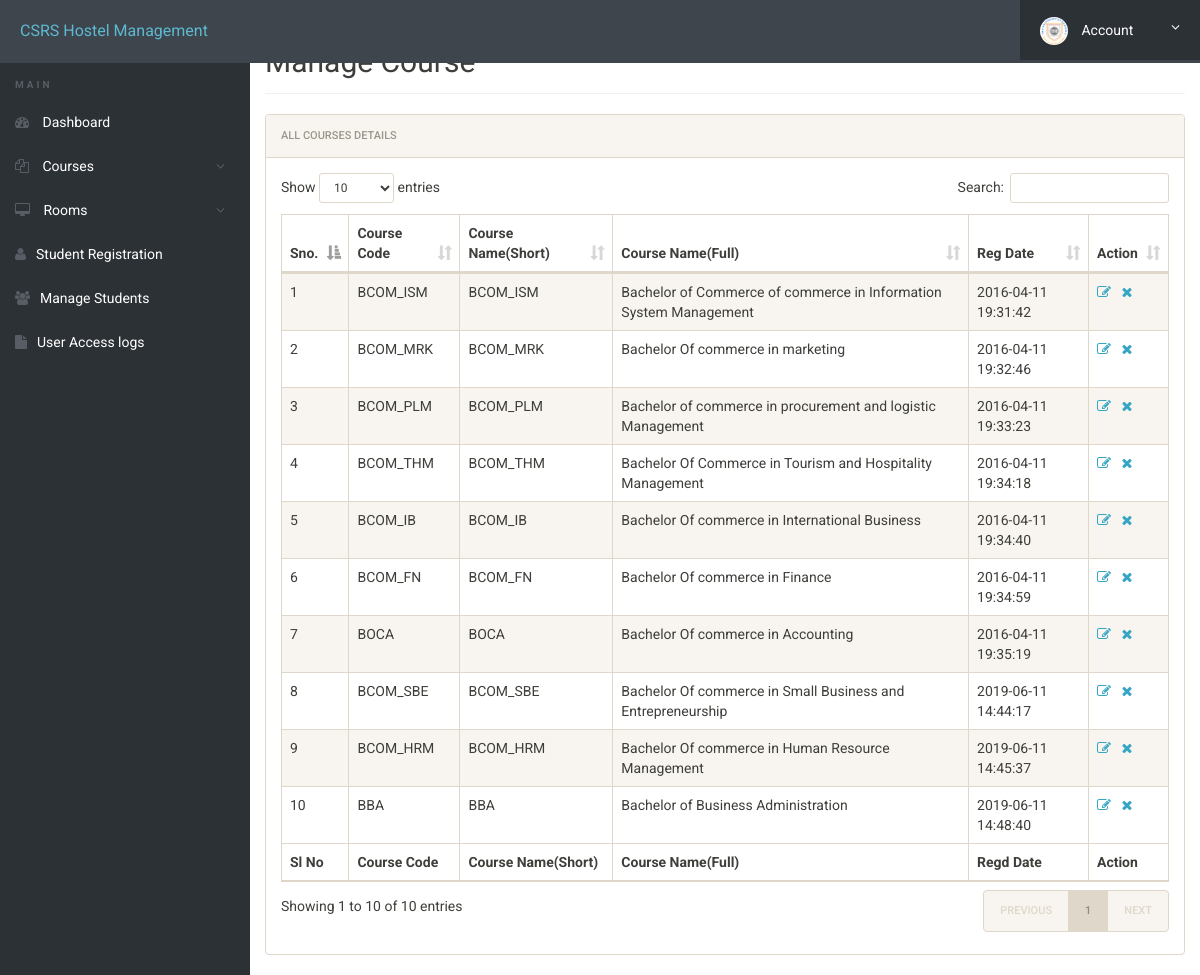
The app's page /admin/manage-courses.php (signed in) with its own data.
### tables this page shows
CREATE TABLE `courses` (
  `id` int(11) NOT NULL,
  `course_code` varchar(255) NOT NULL,
  `course_sn` varchar(255) NOT NULL,
  `course_fn` varchar(255) NOT NULL,
  `posting_date` timestamp NOT NULL DEFAULT CURRENT_TIMESTAMP
);

### admin/manage-courses.php (the view, shortened to what this page needs)
<?php
include('includes/config.php');
?>
<!doctype html>
<html lang="en" class="no-js">
<head>
	<link rel="stylesheet" href="css/font-awesome.min.css">
	<link rel="stylesheet" href="css/bootstrap.min.css">
	<link rel="stylesheet" href="css/dataTables.bootstrap.min.css">
	<link rel="stylesheet" href="css/bootstrap-social.css">
	<link rel="stylesheet" href="css/bootstrap-select.css">
	<link rel="stylesheet" href="css/fileinput.min.css">
	<link rel="stylesheet" href="css/awesome-bootstrap-checkbox.css">
	<link rel="stylesheet" href="css/style.css">
</head>
<body>
	<?php include('includes/header.php');?>
	<div class="ts-main-content">
			<?php include('includes/sidebar.php');?>
		<div class="content-wrapper">
			<div class="container-fluid">
				<div class="row">
					<div class="col-md-12">
						<h2 class="page-title">Manage Course</h2>
						<div class="panel panel-default">
							<div class="panel-heading">All Courses Details</div>
							<div class="panel-body">
								<table id="zctb" class="display table table-striped table-bordered table-hover" cellspacing="0" width="100%">
									<thead>
										<tr>
											<th>Sno.</th>
											<th>Course Code</th>
											<th>Course Name(Short)</th>
											<th>Course Name(Full)</th>
											<th>Reg Date </th>
											<th>Action</th>
										</tr>
									</thead>
									<tfoot>
										<tr>
											<th>Sl No</th>
											<th>Course Code</th>
											<th>Course Name(Short)</th>
											<th>Course Name(Full)</th>
											<th>Regd Date</th>
											<th>Action</th>										</tr>
									</tfoot>
									<tbody>
<?php
$ret="select * from courses";
$stmt= $mysqli->prepare($ret) ;
$stmt->execute() ;
$res=$stmt->get_result();
$cnt=1;
while($row=$res->fetch_object())
	  {
	  	?>
<tr><td><?php echo $cnt;;?></td>
<td><?php echo $row->course_code;?></td>
<td><?php echo $row->course_sn;?></td>
<td><?php echo $row->course_fn;?></td>
<td><?php echo $row->posting_date;?></td>
<td><a href="edit-course.php?id=<?php echo $row->id;?>"><i class="fa fa-edit"></i></a>&nbsp;&nbsp;
<a href="manage-courses.php?del=<?php echo $row->id;?>" onclick="return confirm("Do you want to delete");"><i class="fa fa-close"></i></a></td>
										</tr>
									<?php
$cnt=$cnt+1;
									 } ?>
									</tbody>
								</table>
							</div>
						</div>
					</div>
				</div>
			</div>
		</div>
	</div>
</body>
</html>

### admin/css/style.css (style rules this page uses)
html { font-size: 14px; }
@media only screen and (min-width: 480px) { html { font-size: 17px; } }
@media only screen and (min-width: 768px) { html { font-size: 14px; } }
body { font-size: 1em; }
a { color: #37a6c4; }
.panel { overflow: hidden; }
.page-title { padding-bottom: 15px; margin-bottom: 20px; border-bottom: 1px solid #f0f0f0; }
.ts-main-content .content-wrapper { padding-top: 15px; margin-top: 10px; }
@media only screen and (min-width: 992px) { .ts-main-content .content-wrapper { margin-left: 250px; } }

### records on screen
courses: course_code "BCOM_ISM", course_sn "BCOM_ISM", course_fn "Bachelor of Commerce of commerce in Information System Management", posting_date "2016-04-11 19:31:42"
courses: course_code "BCOM_MRK", course_sn "BCOM_MRK", course_fn "Bachelor Of commerce in marketing", posting_date "2016-04-11 19:32:46"
courses: course_code "BCOM_PLM", course_sn "BCOM_PLM", course_fn "Bachelor of commerce in procurement and logistic Management", posting_date "2016-04-11 19:33:23"
courses: course_code "BCOM_THM", course_sn "BCOM_THM", course_fn "Bachelor Of Commerce in Tourism and Hospitality Management", posting_date "2016-04-11 19:34:18"
courses: course_code "BCOM_IB", course_sn "BCOM_IB", course_fn "Bachelor Of commerce in International Business", posting_date "2016-04-11 19:34:40"
courses: course_code "BCOM_FN", course_sn "BCOM_FN", course_fn "Bachelor Of commerce in Finance", posting_date "2016-04-11 19:34:59"
courses: course_code "BOCA", course_sn "BOCA", course_fn "Bachelor Of commerce in Accounting", posting_date "2016-04-11 19:35:19"
courses: course_code "BCOM_SBE", course_sn "BCOM_SBE", course_fn "Bachelor Of commerce in Small Business and Entrepreneurship", posting_date "2019-06-11 14:44:17"
courses: course_code "BCOM_HRM", course_sn "BCOM_HRM", course_fn "Bachelor Of commerce in Human Resource Management", posting_date "2019-06-11 14:45:37"
courses: course_code "BBA", course_sn "BBA", course_fn "Bachelor of Business Administration", posting_date "2019-06-11 14:48:40"
